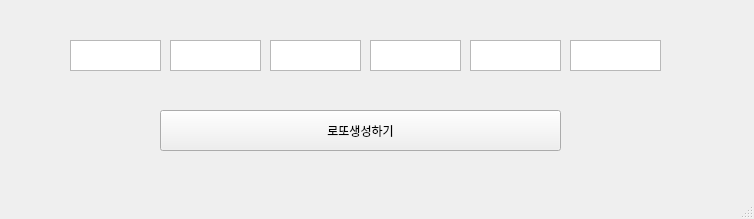
<?xml version="1.0" encoding="UTF-8"?>
<ui version="4.0">
 <class>MainWindow</class>
 <widget class="QMainWindow" name="MainWindow">
  <property name="geometry">
   <rect>
    <x>0</x>
    <y>0</y>
    <width>754</width>
    <height>219</height>
   </rect>
  </property>
  <property name="windowTitle">
   <string>MainWindow</string>
  </property>
  <widget class="QWidget" name="centralwidget">
   <widget class="QPlainTextEdit" name="pte1">
    <property name="geometry">
     <rect>
      <x>70</x>
      <y>40</y>
      <width>91</width>
      <height>31</height>
     </rect>
    </property>
   </widget>
   <widget class="QPlainTextEdit" name="pte2">
    <property name="geometry">
     <rect>
      <x>170</x>
      <y>40</y>
      <width>91</width>
      <height>31</height>
     </rect>
    </property>
   </widget>
   <widget class="QPlainTextEdit" name="pte3">
    <property name="geometry">
     <rect>
      <x>270</x>
      <y>40</y>
      <width>91</width>
      <height>31</height>
     </rect>
    </property>
   </widget>
   <widget class="QPlainTextEdit" name="pte4">
    <property name="geometry">
     <rect>
      <x>370</x>
      <y>40</y>
      <width>91</width>
      <height>31</height>
     </rect>
    </property>
   </widget>
   <widget class="QPlainTextEdit" name="pte5">
    <property name="geometry">
     <rect>
      <x>470</x>
      <y>40</y>
      <width>91</width>
      <height>31</height>
     </rect>
    </property>
   </widget>
   <widget class="QPlainTextEdit" name="pte6">
    <property name="geometry">
     <rect>
      <x>570</x>
      <y>40</y>
      <width>91</width>
      <height>31</height>
     </rect>
    </property>
   </widget>
   <widget class="QPushButton" name="pb">
    <property name="geometry">
     <rect>
      <x>160</x>
      <y>110</y>
      <width>401</width>
      <height>41</height>
     </rect>
    </property>
    <property name="text">
     <string>로또생성하기</string>
    </property>
   </widget>
  </widget>
  <widget class="QMenuBar" name="menubar">
   <property name="geometry">
    <rect>
     <x>0</x>
     <y>0</y>
     <width>754</width>
     <height>21</height>
    </rect>
   </property>
  </widget>
  <widget class="QStatusBar" name="statusbar"/>
 </widget>
 <resources/>
 <connections/>
</ui>
